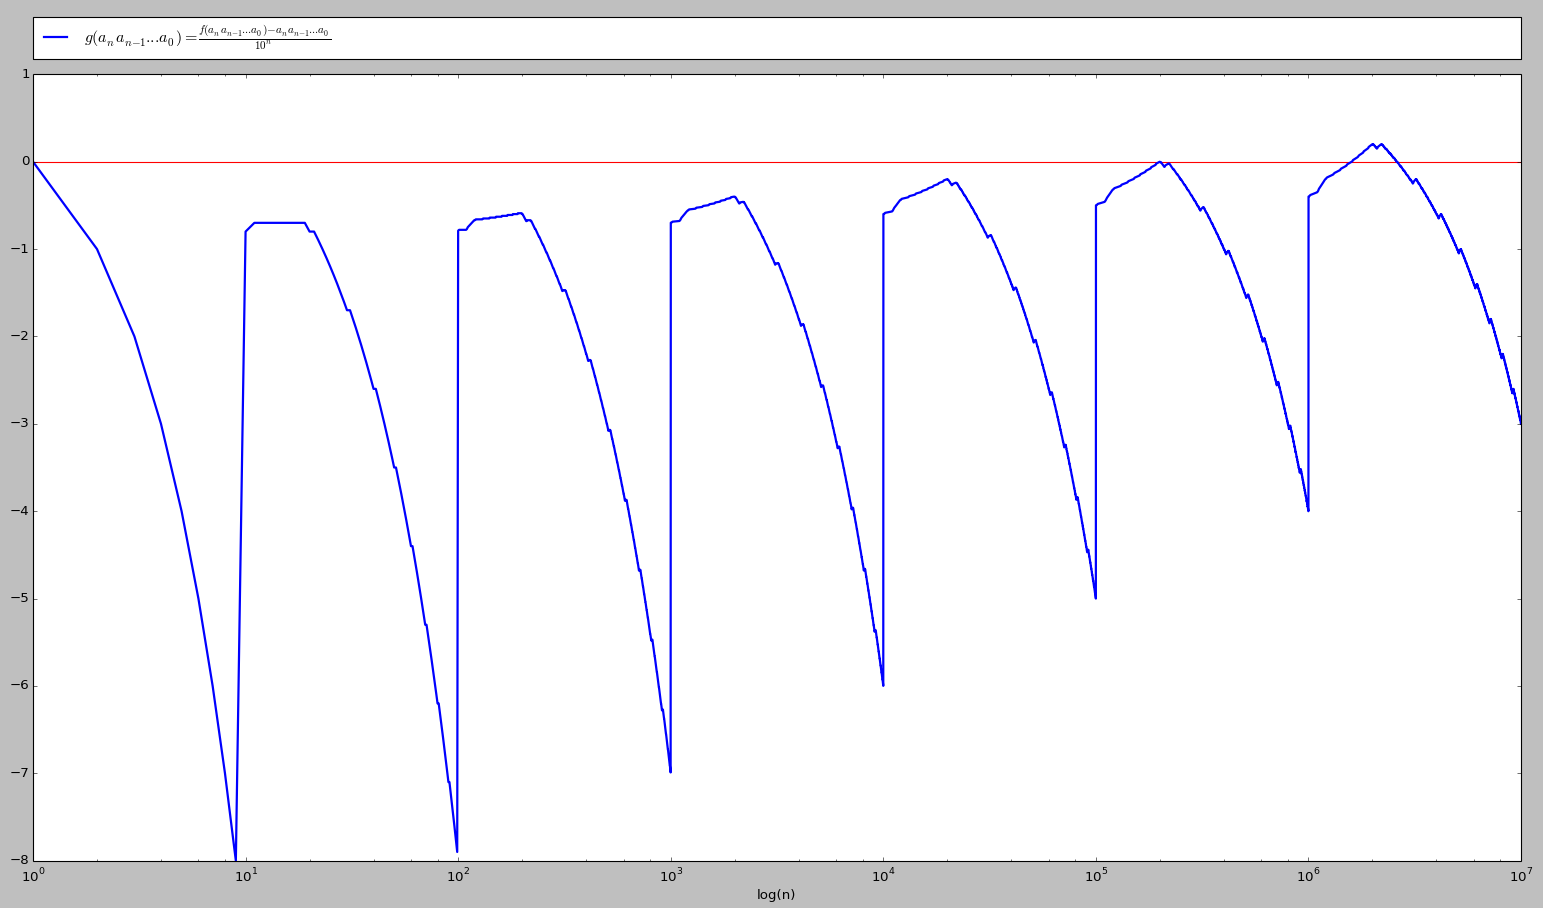

This chart was generated by the following Python code:
from __future__ import division
from pylab import *
import matplotlib.pyplot as plt
# import numpy as np

def digit(n):
    res = []
    while True:
        res.append(n % 10)
        n = n // 10
        if n == 0:
            break
    return res 

def f(n):
    res = 0
    tab = []
    for i in range(n):
        listDigit = digit(i)
        for j in listDigit:
            if j == 1:
                res += 1
        tab.append((res - i) / (10 ** (len(listDigit) - 1)))
    return tab
            
nbLimit = 10000000

fig = plt.figure()
ax = fig.add_subplot(1,1,1)

p1, = ax.plot([1,nbLimit] ,[0,0], 'r-')
p2, = ax.plot(f(nbLimit), color='blue', lw=2, label = r'$g(a_na_{n-1}...a_0) = \frac{f(a_na_{n-1}...a_0) - a_na_{n-1}...a_0}{10^n}$')
legend(bbox_to_anchor=(0., 1.02, 1., .102), loc=3, ncol=2, mode="expand", borderaxespad=0.)
plt.xlabel('log(n)')

ax.set_xscale('log')

show()
